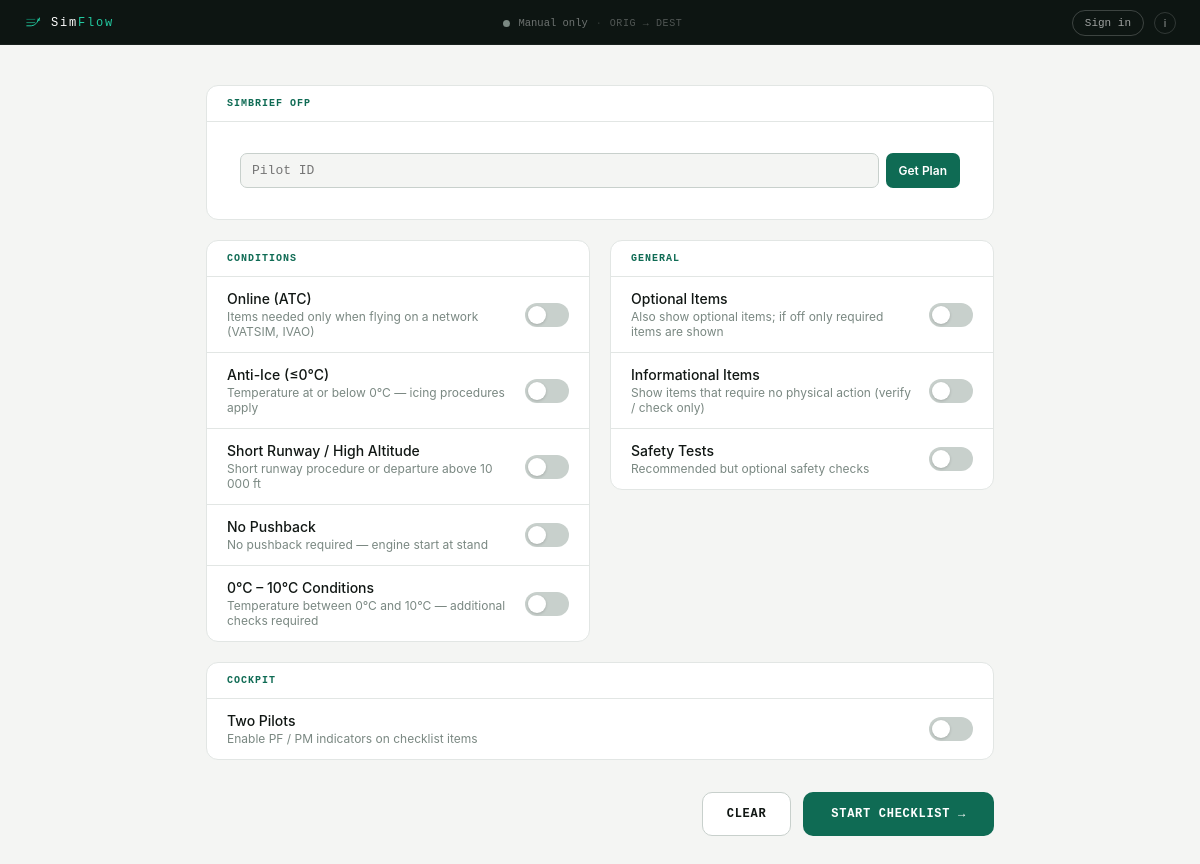
The app's page /, older data.
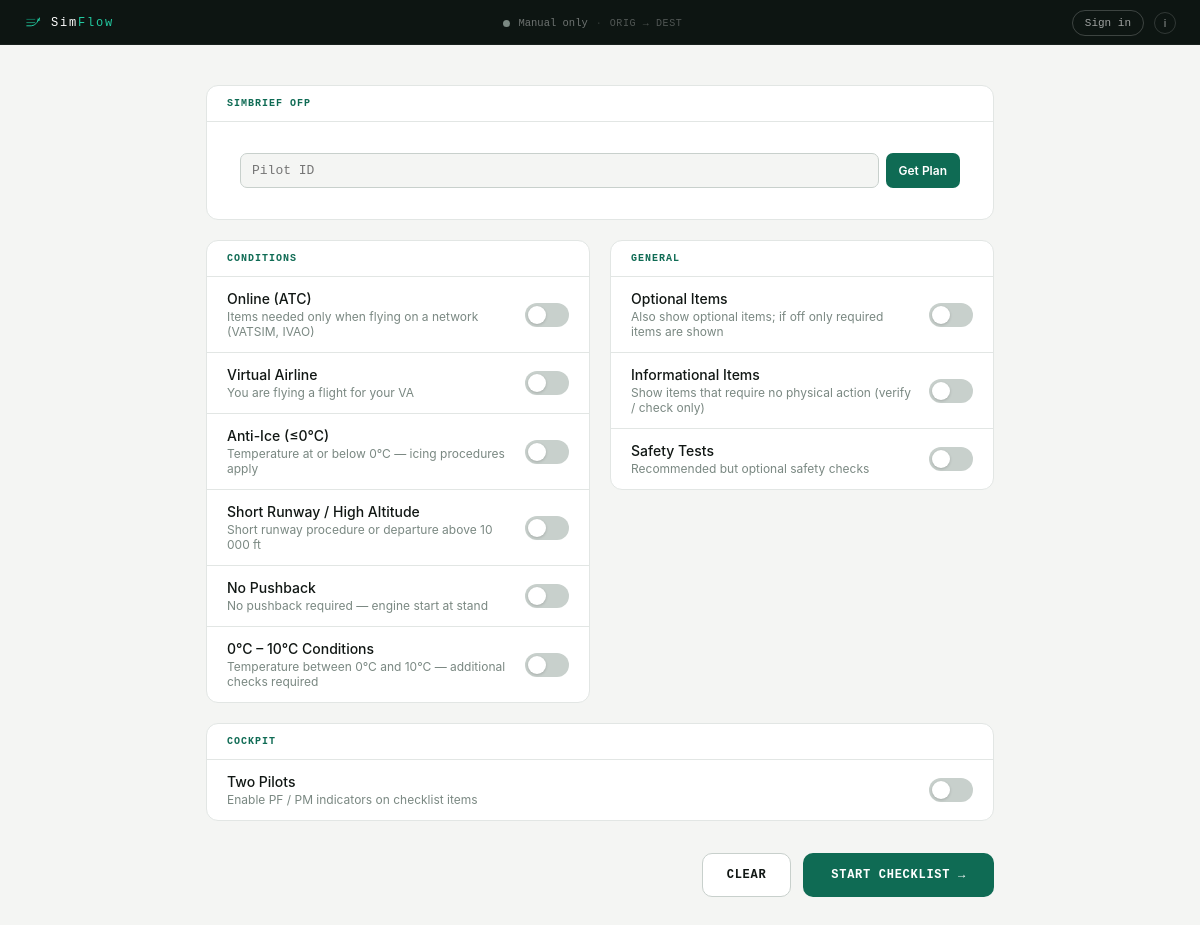
The same page, newer data.
### checklist/models.py (models this page shows, shortened)
class Attribute(models.Model):
    LIVE_RULE_MODE_CHOICES = [
        ("activate_only", "Activate Only"),
        ("prompt_on_change", "Prompt on Change"),
    ]
    title = models.CharField(max_length=30)
    label = models.CharField(
        max_length=60,
        blank=True,
        help_text="User-facing display name shown in UI. Falls back to title when blank.",
    )
    order = models.PositiveIntegerField()
    description = models.TextField(blank=True)
    show = models.BooleanField(default="True")
    is_user_preference = models.BooleanField(
        default=False,
        help_text="Show this attribute on the account profile page as a saveable default.",
    )
    over_ruled_by = models.ForeignKey(
        "self", on_delete=models.SET_NULL, blank=True, null=True
    )
    btn_color = ColorField(default="#194D33")
    live_rule = models.JSONField(
        blank=True,
        null=True,
        help_text="Dataref rule evaluated at procedure transitions to auto-activate or prompt.",
    )
    live_rule_mode = models.CharField(
        max_length=20,
        choices=LIVE_RULE_MODE_CHOICES,
        blank=True,
        null=True,
        help_text="activate_only: apply silently. prompt_on_change: ask the pilot.",
    )
    prompt_message = models.CharField(
        max_length=200,
        blank=True,
        help_text="Message shown to pilot when live_rule triggers in prompt_on_change mode.",
    )

### checklist/views.py (the view, shortened to what this page needs)
# urls.py: path("", views.profile_view, name="start"),
def profile_view(request):
    if request.method == "POST" and request.POST.get("action") == "get_plan":
        simbrief_id = request.POST.get("simbrief_id", "").strip()
        if simbrief_id:
            _fetch_and_cache_simbrief(request, simbrief_id)
        return redirect("checklist:start")
    if request.method == "POST" and request.POST.get("action") == "new_flight":
        _deactivate_current_session(request)
        _clear_flight_session_keys(request)
        return redirect("checklist:start")
    simbrief_id = ""
    if request.user.is_authenticated:
        try:
            simbrief_id = request.user.profile.simbrief_id or ""
        except UserProfile.DoesNotExist:
            pass
    simbrief_id = request.session.get("sb_simbrief_id", simbrief_id)
    ofp_derived_ids = set(request.session.get("sb_derived_attribs", []))
    conditions_attrs = Attribute.objects.filter(
        show=True, is_user_preference=False
    ).order_by("order")
    general_attrs = Attribute.objects.filter(
        show=True, is_user_preference=True
    ).order_by("order")
    user_profile = None
    if request.user.is_authenticated:
        try:
            user_profile = request.user.profile
        except UserProfile.DoesNotExist:
            pass
    user_default_ids = _get_user_default_ids(user_profile)
    active_flight_session = None
    existing_key = request.session.get("flight_session_key")
    if active_flight_session:
        session_active_ids = set(
            FlightSessionAttribute.objects.filter(
                flight_session=active_flight_session, is_active=True
            ).values_list("attribute_id", flat=True)
        )
        prechecked_ids = session_active_ids | ofp_derived_ids
        dual_mode_active = active_flight_session.pilot_role != "SOLO"
    else:
        prechecked_ids = ofp_derived_ids | user_default_ids
        dual_mode_active = request.session.get("dual_mode", False)
    context = {
        "conditions_attrs": conditions_attrs,
        "general_attrs": general_attrs,
        "simbrief_id": simbrief_id,
        "sb_origin": request.session.get("sb_origin", ""),
        "sb_destination": request.session.get("sb_destination", ""),
        "sb_runway": request.session.get("sb_runway", ""),
        "sb_temp": request.session.get("sb_temp", ""),
        "sb_flaps": request.session.get("sb_flaps", ""),
        "sb_callsign": request.session.get("sb_callsign", ""),
        "sb_block_fuel": request.session.get("sb_block_fuel"),
        "sb_finres_altn": request.session.get("sb_finres_altn"),
        "sb_error": request.session.get("sb_error", ""),
        "ofp_derived_ids": ofp_derived_ids,
        "user_default_ids": user_default_ids,
        "active_flight_session": active_flight_session,
        "prechecked_ids": prechecked_ids,
        "dual_mode_active": dual_mode_active,
    }
    return TemplateResponse(request, "checklist/profile.html", context)

### checklist/templatetags/environment_tags.py (called while the page is built)
@register.filter
def setting(key):
    return getattr(conf_settings, key, None)

### checklist/views.py (called while the page is built)
def _get_user_default_ids(user_profile) -> set[int]:
    if user_profile is None:
        return set()
    return set(
        UserAttributeDefault.objects.filter(user_profile=user_profile).values_list(
            "attribute_id", flat=True
        )
    )

### checklist/templates/checklist/profile.html (shortened to what this page needs)
{% extends "checklist/base.html" %}
{% block page_class %}setup-page{% endblock page_class %}
{% block content %}
<div class="setup-inner">
  <div class="card">
    <div class="card-header">
      <span class="card-header-title">SimBrief OFP</span>
    </div>
    <div class="card-body">
      <form method="post" action="{% url 'checklist:start' %}">
        <div class="simbrief-row">
          <input class="simbrief-input" type="text" name="simbrief_id"
                 value="{{ simbrief_id }}" placeholder="Pilot ID">
          <button class="simbrief-btn" type="submit">Get Plan</button>
        </div>
      </form>
    </div>
  </div>
  <form method="post" action="{% url 'checklist:start' %}" id="start-form">
    <div class="two-col">
      <div class="card" style="margin-bottom:0">
        <div class="card-header">
          <span class="card-header-title">Conditions</span>
        </div>
        <div class="toggle-list">
          {% for attr in conditions_attrs %}
          <div class="toggle-row">
            <div class="toggle-info">
              <div class="toggle-name">{{ attr.label|default:attr.title }}</div>
              <div class="toggle-desc">{{ attr.description }}</div>
            </div>
            <label class="toggle-switch">
              <span class="toggle-track"></span>
            </label>
          </div>
          {% endfor %}
        </div>
      </div>
      <div class="card" style="margin-bottom:0">
        <div class="card-header">
          <span class="card-header-title">General</span>
        </div>
        <div class="toggle-list">
          {% for attr in general_attrs %}
          <div class="toggle-row">
            <div class="toggle-info">
              <div class="toggle-name">{{ attr.label|default:attr.title }}</div>
              <div class="toggle-desc">{{ attr.description }}</div>
            </div>
            <label class="toggle-switch">
              <span class="toggle-track"></span>
            </label>
          </div>
          {% endfor %}
        </div>
      </div>
    </div>
    <div class="card" style="margin-top:20px">
      <div class="card-header">
        <span class="card-header-title">Cockpit</span>
      </div>
      <div class="toggle-list">
        <div class="toggle-row">
          <div class="toggle-info">
            <div class="toggle-name">Two Pilots</div>
            <div class="toggle-desc">Enable PF / PM indicators on checklist items</div>
          </div>
          <label class="toggle-switch">
            <span class="toggle-track"></span>
          </label>
        </div>
      </div>
    </div>
    <div class="setup-footer">
      {% if active_flight_session %}
      <button type="button" class="btn-setup-secondary" id="new-flight-btn">New Flight</button>
      <button type="submit" class="btn-setup-primary">Continue →</button>
      {% else %}
      <button type="button" class="btn-setup-secondary" id="clear-btn">Clear</button>
      <button type="submit" class="btn-setup-primary">Start Checklist →</button>
      {% endif %}
    </div>
  </form>
</div>
{% endblock content %}

### checklist/templates/checklist/base.html (shortened to what this page needs)
<!DOCTYPE html>
<html lang="en">
<head>
    {% load static %}
    {% load environment_tags %}
    <link rel="stylesheet" href="{% static 'checklist/css/tokens.css' %}">
    <link rel="stylesheet" href="{% static 'checklist/css/layout.css' %}">
    <link rel="stylesheet" href="{% static 'checklist/css/components.css' %}">
    <link rel="stylesheet" href="{% static 'checklist/css/states.css' %}">
</head>
<body>
    <div class="conn-bar"
         data-route="{% if request.session.sb_origin %}{{ request.session.sb_origin }}{% if request.session.sb_destination %} → {{ request.session.sb_destination }}{% endif %}{% endif %}">
        <a href="{% url 'checklist:start' %}" class="conn-brand">
            <img src="{% static 'checklist/img/simflow-mark.svg' %}" alt="SimFlow" height="20" width="20">
            <span class="conn-brand-text">Sim<span class="conn-brand-flow">Flow</span></span>
        </a>
        <div class="conn-status-group">
            <div class="sim-dot" id="sim-dot"></div>
            <span class="conn-status-text" id="conn-status">Manual only</span>
            <span class="conn-sep" aria-hidden="true">·</span>
            <span class="conn-route">{{ request.session.sb_origin|default:"ORIG" }} → {{ request.session.sb_destination|default:"DEST" }}</span>
        </div>
        <div class="conn-actions">
            {% if user.is_authenticated %}
            <a href="{% url 'checklist:account' %}" class="conn-avatar"
               title="{{ user.username }}">{{ user.username|slice:":2"|upper }}</a>
            {% else %}
            <a href="{% url 'login' %}" class="conn-login-pill">Sign in</a>
            {% endif %}
            <button class="info-btn" id="info-open-btn" aria-label="Open info panel">i</button>
        </div>
    </div>
    <div class="page {% block page_class %}{% endblock page_class %}" id="page">
        {% block content %}{% endblock content %}
    </div>
</body>
</html>

### checklist/static/checklist/css/tokens.css (style rules this page uses)
:root { --font-sans: -apple-system, 'Segoe UI', system-ui, sans-serif; --font-mono: 'SF Mono', 'Cascadia Mono', 'Fira Mono', 'Consolas', 'Liberation Mono', monospace; --color-teal-dark: #0F6B54; --color-teal-mid: #1A8A6C; --color-teal-bright: #22C9A0; --color-bg: #F4F5F3; --color-card: #FFFFFF; --color-dark: #0D1512; --color-ink: #111714; --color-ink-mid: #3D4842; --color-ink-muted: #7A8882; --color-ink-faint: #B8C0BC; --color-border: #E2E6E4; --color-border-mid: #C8D0CC; --color-checked-bg: #F0FAF6; --color-amber: #F5A623; --color-red: #C94040; --color-danger: #C0392B; --color-danger-bg: #FDF2F1; --space-1: 4px; --space-2: 8px; --space-3: 12px; --space-4: 16px; --space-5: 20px; --space-6: 24px; --radius-sm: 6px; --radius-md: 10px; --radius-lg: 12px; --transition-fast: 0.18s ease; --transition-panel: 0.28s cubic-bezier(0.4, 0, 0.2, 1); }

### checklist/static/checklist/css/layout.css (style rules this page uses)
*, *::before, *::after { box-sizing: border-box; margin: 0; padding: 0; }
html, body { height: 100%; }
body { font-family: var(--font-sans); background: var(--color-bg); display: flex; flex-direction: column; overflow: hidden; }
.conn-brand { display: flex; flex-shrink: 0; }
.conn-brand-text { display: none; }
.conn-bar { flex-shrink: 0; background: var(--color-dark); padding: 9px 14px 10px; display: flex; align-items: center; justify-content: space-between; border-bottom: 1px solid rgba(255, 255, 255, 0.05); position: relative; z-index: 10; }
.page { flex: 1; overflow-y: auto; display: flex; flex-direction: column; position: relative; }
@media (min-width: 600px) { .conn-brand-text { display: inline; } }
@media (min-width: 900px) { .conn-bar { display: flex; align-items: center; padding: 10px 24px 8px; } }
@media (min-width: 900px) { .conn-status-group { flex: 1; justify-content: center; } }
@media (min-width: 900px) { .conn-actions { flex-shrink: 0; margin-left: 0; } }
@media (min-width: 900px) { .page { background: var(--color-bg); } }
.setup-page { overflow-y: auto; background: var(--color-bg); }
.setup-inner { max-width: 820px; margin: 0 auto; padding: 40px 16px 80px; }
.two-col { display: grid; grid-template-columns: 1fr 1fr; gap: 20px; align-items: start; }

Row changes from the older to the newer data that the page shows:
added Attribute: label "Virtual Airline", description "You are flying a flight for your VA"
